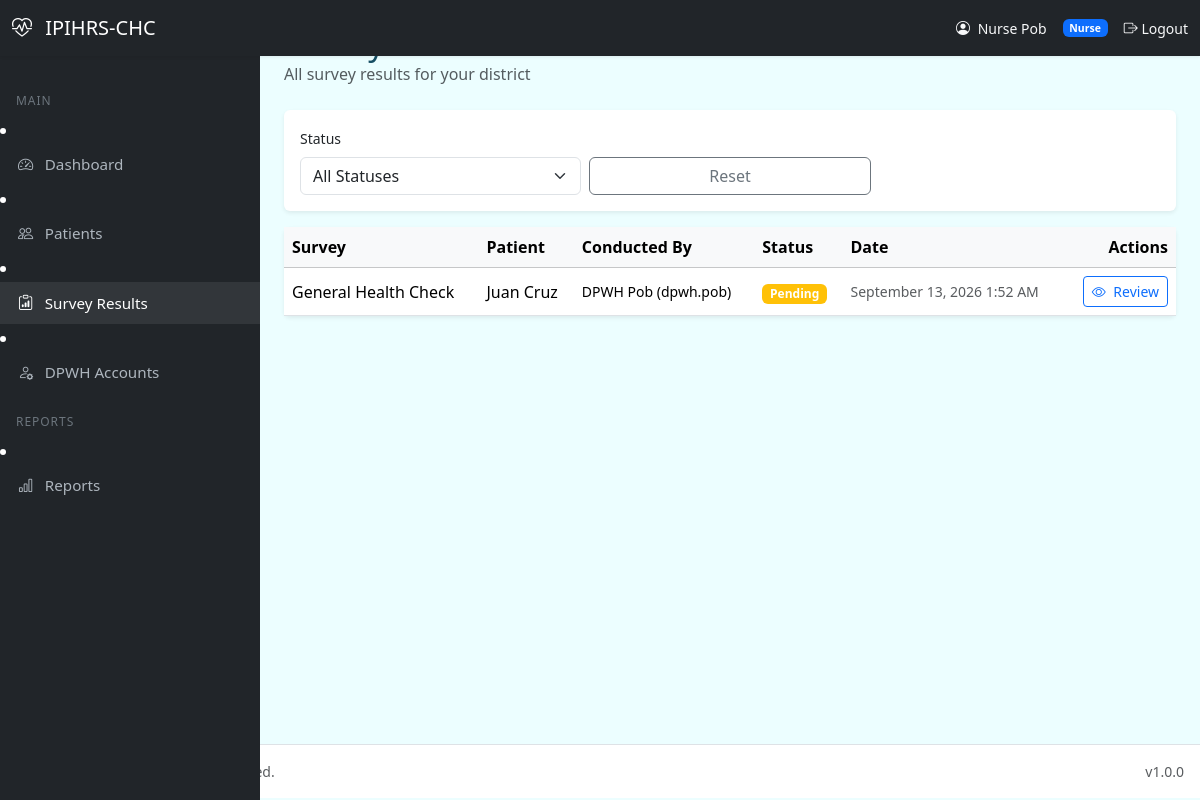
Screenshot of /nurse/survey_results.php (signed in) with the database file from the repository.
### tables this page shows
CREATE TABLE IF NOT EXISTS survey_results (
    result_id INT UNSIGNED AUTO_INCREMENT PRIMARY KEY,
    survey_id INT UNSIGNED NOT NULL,
    patient_id INT UNSIGNED NOT NULL,
    district_id INT UNSIGNED NOT NULL,
    conducted_by INT UNSIGNED NOT NULL,
    answers JSON NOT NULL,
    remarks TEXT NULL,
    status ENUM('pending','reviewed','flagged') NOT NULL DEFAULT 'pending',
    reviewed_by INT UNSIGNED NULL,
    reviewed_at DATETIME NULL,
    created_at DATETIME NOT NULL DEFAULT CURRENT_TIMESTAMP,
    updated_at DATETIME NOT NULL DEFAULT CURRENT_TIMESTAMP ON UPDATE CURRENT_TIMESTAMP,

    INDEX idx_survey_results_district (district_id),
    INDEX idx_survey_results_patient (patient_id),
    INDEX idx_survey_results_survey (survey_id),
    INDEX idx_survey_results_status (status),
    INDEX idx_survey_results_conducted_by (conducted_by),
    INDEX idx_survey_results_created (created_at),

    CONSTRAINT fk_survey_results_survey
        FOREIGN KEY (survey_id) REFERENCES surveys(survey_id)
        ON DELETE RESTRICT
        ON UPDATE CASCADE,

    CONSTRAINT fk_survey_results_patient
        FOREIGN KEY (patient_id) REFERENCES patients(patient_id)
        ON DELETE RESTRICT
        ON UPDATE CASCADE,

    CONSTRAINT fk_survey_results_district
        FOREIGN KEY (district_id) REFERENCES districts(district_id)
        ON DELETE RESTRICT
        ON UPDATE CASCADE,

    CONSTRAINT fk_survey_results_conducted_by
        FOREIGN KEY (conducted_by) REFERENCES users(user_id)
        ON DELETE RESTRICT
        ON UPDATE CASCADE,

    CONSTRAINT fk_survey_results_reviewed_by
        FOREIGN KEY (reviewed_by) REFERENCES users(user_id)
        ON DELETE SET NULL
        ON UPDATE CASCADE
);

CREATE TABLE IF NOT EXISTS surveys (
    survey_id INT UNSIGNED AUTO_INCREMENT PRIMARY KEY,
    survey_name VARCHAR(150) NOT NULL,
    description TEXT NULL,
    survey_type VARCHAR(80) NULL,
    district_id INT UNSIGNED NULL,
    created_by INT UNSIGNED NOT NULL,
    is_active TINYINT(1) NOT NULL DEFAULT 1,
    created_at DATETIME NOT NULL DEFAULT CURRENT_TIMESTAMP,
    updated_at DATETIME NOT NULL DEFAULT CURRENT_TIMESTAMP ON UPDATE CURRENT_TIMESTAMP,

    INDEX idx_surveys_district (district_id),
    INDEX idx_surveys_active (is_active),

    CONSTRAINT fk_surveys_district
        FOREIGN KEY (district_id) REFERENCES districts(district_id)
        ON DELETE SET NULL
        ON UPDATE CASCADE,

    CONSTRAINT fk_surveys_created_by
        FOREIGN KEY (created_by) REFERENCES users(user_id)
        ON DELETE RESTRICT
        ON UPDATE CASCADE
);

### includes/helpers.php (called while the page is built, shortened)
<?php
if (!function_exists('url')) {
    function url(string $path = ''): string {
        return rtrim(APP_URL, '/\\') . '/' . ltrim($path, '/\\');
    }
}
if (!function_exists('e')) {
    function e(?string $value): string {
        return htmlspecialchars((string)($value ?? ''), ENT_QUOTES | ENT_HTML5, 'UTF-8');
    }
}
if (!function_exists('format_datetime')) {
    function format_datetime(?string $datetime, string $format = 'F j, Y g:i A'): string {
        $timestamp = strtotime($datetime);
        return $timestamp ? date($format, $timestamp) : 'N/A';
    }
}

### nurse/survey_results.php (the view, shortened to what this page needs)
<?php
require_once __DIR__ . '/../includes/helpers.php';
require_once __DIR__ . '/../includes/header.php';
$pdo = Database::getConnection();
$districtId = (int)($_SESSION['district_id'] ?? 0);
$page = isset($_GET['page']) ? max(1, (int)$_GET['page']) : 1;
$where = ['sr.district_id = :district_id'];
$params = [':district_id' => $districtId];
$whereSql = implode(' AND ', $where);
$totalStmt = $pdo->prepare("SELECT COUNT(*) FROM survey_results sr WHERE {$whereSql}");
$totalStmt->execute($params);
$total = (int)$totalStmt->fetchColumn();
$pagination = paginate($total, $page, DEFAULT_PAGE_LIMIT);
$stmt = $pdo->prepare("
    SELECT sr.result_id, sr.status, sr.remarks, sr.created_at,
           s.survey_name,
           CONCAT(p.first_name, ' ', p.last_name) AS patient_name,
           CONCAT(u.full_name, ' (', u.username, ')') AS conducted_by
    FROM survey_results sr
    JOIN surveys s ON s.survey_id = sr.survey_id
    JOIN patients p ON p.patient_id = sr.patient_id
    JOIN users u ON u.user_id = sr.conducted_by
    WHERE {$whereSql}
    ORDER BY sr.created_at DESC
    LIMIT :limit OFFSET :offset
");
$stmt->bindValue(':limit', $pagination['limit'], PDO::PARAM_INT);
$stmt->bindValue(':offset', $pagination['offset'], PDO::PARAM_INT);
foreach ($params as $k => $v) {
    $stmt->bindValue($k, $v);
}
$stmt->execute();
$results = $stmt->fetchAll();
require_once __DIR__ . '/../includes/sidebar.php';
?>
<div class="main-content">
    <div class="d-flex flex-column flex-md-row justify-content-between align-items-md-center mb-4 gap-2">
        <div>
            <h2 class="mb-0">Survey Results</h2>
            <p class="text-muted mb-0">All survey results for your district</p>
        </div>
    </div>
    <div class="card border-0 shadow-sm mb-3">
        <div class="card-body p-3">
            <form method="GET" action="" class="row g-2 align-items-end">
                <div class="col-md-4">
                    <label for="status" class="form-label small">Status</label>
                    <select class="form-select" id="status" name="status" onchange="this.form.submit()">
                        <option value="">All Statuses</option>
                    </select>
                </div>
                <div class="col-md-4">
                    <a href="<?= e(url('nurse/survey_results.php')) ?>" class="btn btn-outline-secondary w-100">Reset</a>
                </div>
            </form>
        </div>
    </div>
    <div class="card border-0 shadow-sm">
        <div class="card-body p-0">
            <div class="table-responsive">
                <table class="table table-hover align-middle mb-0">
                    <thead class="table-light">
                        <tr>
                            <th>Survey</th>
                            <th>Patient</th>
                            <th>Conducted By</th>
                            <th>Status</th>
                            <th>Date</th>
                            <th class="text-end">Actions</th>
                        </tr>
                    </thead>
                    <tbody>
                        <?php if (!$results): ?>
                            <tr><td colspan="6" class="text-center text-muted py-4">No survey results found.</td></tr>
                        <?php else: ?>
                            <?php foreach ($results as $r): ?>
                                <tr>
                                    <td><?= e($r['survey_name']) ?></td>
                                    <td><?= e($r['patient_name']) ?></td>
                                    <td class="small"><?= e($r['conducted_by']) ?></td>
                                    <td>
                                        <span class="badge bg-<?= $r['status'] === 'pending' ? 'warning' : ($r['status'] === 'reviewed' ? 'success' : 'danger') ?>">
                                            <?= e(ucfirst($r['status'])) ?>
                                        </span>
                                    </td>
                                    <td class="small text-muted"><?= e(format_datetime($r['created_at'])) ?></td>
                                    <td class="text-end">
                                        <a href="<?= e(url('nurse/survey_review.php?id=' . $r['result_id'])) ?>" class="btn btn-sm btn-outline-primary">
                                            <i class="bi bi-eye me-1"></i> Review
                                        </a>
                                    </td>
                                </tr>
                            <?php endforeach; ?>
                        <?php endif; ?>
                    </tbody>
                </table>
            </div>
        </div>
    </div>
</div>
<?php require_once __DIR__ . '/../includes/footer.php'; ?>

### assets/css/app.css (style rules this page uses)
:root { --primary: #0284c7; --primary-dark: #026aa7; --color-primary: #0891b2; --color-primary-dark: #0e7490; --color-secondary: #22d3ee; --color-accent: #059669; --color-background: #ecfeff; --color-foreground: #164e63; --color-card: #ffffff; --color-card-foreground: #164e63; --color-muted: #e8f1f6; --color-muted-foreground: #475569; --color-border: #a5f3fc; --color-ring: #0891b2; --color-danger: #dc2626; --color-danger-foreground: #ffffff; --shadow-soft: 0 10px 40px rgba(8, 145, 178, 0.08); --shadow-card: 0 1px 2px rgba(15, 23, 42, 0.04), 0 6px 24px rgba(8, 145, 178, 0.06); --radius: 1.25rem; }
* { box-sizing: border-box; }
body { font-family: 'Figtree', system-ui, -apple-system, Segoe UI, Roboto, Helvetica, Arial, sans-serif; background: var(--color-background); color: var(--color-foreground); min-height: 100vh; margin: 0; }
.main-content { margin-left: 260px; padding: 1.5rem; min-height: calc(100vh - 56px); }

### rows the page displays
survey_results: survey.survey_name "General Health Check", patient_name "Juan Cruz", conducted_by "DPWH Pob (dpwh.pob)", status "Pending", created_at "September 13, 2026 1:52 AM"

### other values shown
APP_SHORT_NAME "IPIHRS-CHC"
$currentUser['full_name'] "Nurse Pob"
$currentUser['role'] "Nurse"
$label "Dashboard Patients Survey Results DPWH Accounts Reports"
APP_VERSION "1.0.0"
